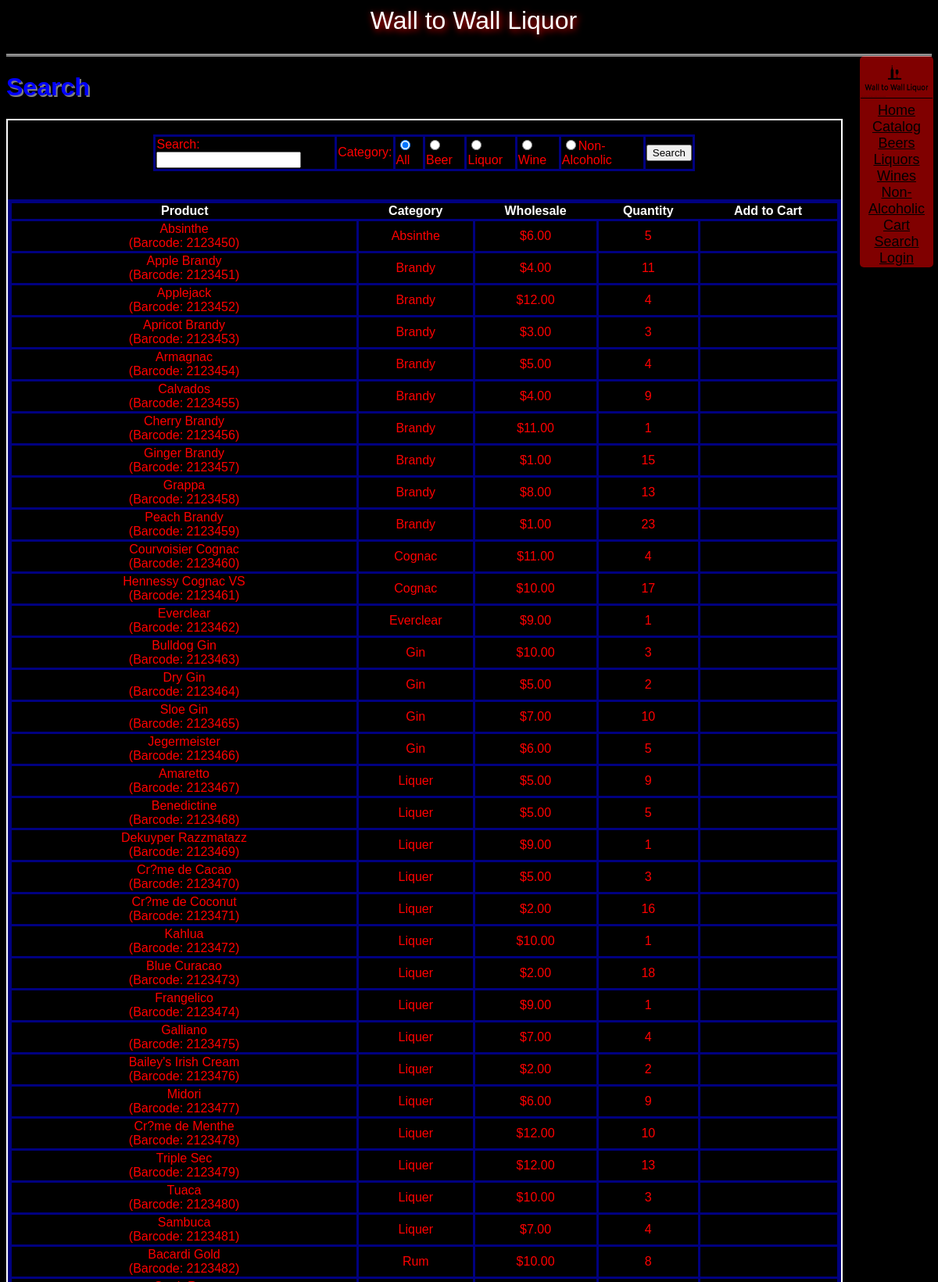
Screenshot of /search.php (upper part) with the database file from the repository.
### tables this page shows
CREATE TABLE IF NOT EXISTS `items_alcohol` (
  `barcode` int(11) NOT NULL,
  `product` varchar(255) NOT NULL,
  `price` int(11) NOT NULL,
  `stock` int(11) NOT NULL,
  `package` varchar(255) NOT NULL
);

CREATE TABLE IF NOT EXISTS `description_alcohol` (
  `barcode` int(11) NOT NULL,
  `category` varchar(255) NOT NULL,
  `sub_category` varchar(255) NOT NULL,
  `type` varchar(255) NOT NULL,
  `rating` int(11) NOT NULL,
  `rate_count` int(11) NOT NULL
);

### search.php (the view, shortened to what this page needs)
<?php
ISSET($_GET["q"]) ? $q = $_GET["q"] : $q = NULL;
ISSET($_GET["category"]) ? $type = strtolower($_GET["category"]) : $type = NULL;
$db = new PDO("mysql:host={$GLOBALS['mysql_host']};dbname={$GLOBALS['mysql_database']}", $GLOBALS["mysql_user"], $GLOBALS["mysql_password"])
or die("Unable to connect to database.");
if ($type == "non_alcoholic") {$stmt = "SELECT i.`Barcode`, `Product`,`Category`,`Price`,`Stock` FROM `items_non` as i RIGHT JOIN `description_non` as d on d.Barcode = i.Barcode WHERE `Product` LIKE :search"; }
else{$stmt = "SELECT i.`Barcode`, `Product`,`Category`,`Price`,`Stock` FROM `items_alcohol` as i RIGHT JOIN `description_alcohol` as d on d.Barcode = i.Barcode WHERE `Product` LIKE :search"; }
$sth = $db->prepare($stmt);
$sth->execute(array(':search' => '%'.$q.'%')) or die("Unable to execute");
$result = $sth->fetchAll();
echo <<< ENDL
<table class="sortable">
	<tr>
		<th>Product</th>
		<th>Category</th>
		<th>Wholesale</th>
		<th>Quantity</th>
		<th class="nj sorttable_nosort">Add to Cart</th>
	</tr>
ENDL;
foreach($result as $row) {
    echo "<tr><td>{$row["Product"]}<br />(Barcode: {$row["Barcode"]})</td><td>{$row["Category"]}</td><td>\${$row["Price"]}.00</td><td>{$row["Stock"]}</td><td></td></tr>\r\n";
}
echo "</table>";
?>

### css/site.css (style rules this page uses)
html, body, pre { font-size: medium; font-family: arial, courier, sans-serif; font-weight: normal; font-style: normal; color: white; text-align: center; background-color: black; text-overflow: ellipsis; padding-bottom: 60px; }
table { text-align: center; width: 100%; border: 5px solid navy; border-collapse: collapse; }
td { border: 3px solid navy; color: red; }

### rows the page displays
items_alcohol: product "Absinthe", barcode "2123450", description_alcohol.category "Absinthe", price "6", stock "5"
items_alcohol: product "Apple Brandy", barcode "2123451", description_alcohol.category "Brandy", price "4", stock "11"
items_alcohol: product "Applejack", barcode "2123452", description_alcohol.category "Brandy", price "12", stock "4"
items_alcohol: product "Apricot Brandy", barcode "2123453", description_alcohol.category "Brandy", price "3", stock "3"
items_alcohol: product "Armagnac", barcode "2123454", description_alcohol.category "Brandy", price "5", stock "4"
items_alcohol: product "Calvados", barcode "2123455", description_alcohol.category "Brandy", price "4", stock "9"
items_alcohol: product "Cherry Brandy", barcode "2123456", description_alcohol.category "Brandy", price "11", stock "1"
items_alcohol: product "Ginger Brandy", barcode "2123457", description_alcohol.category "Brandy", price "1", stock "15"
items_alcohol: product "Grappa", barcode "2123458", description_alcohol.category "Brandy", price "8", stock "13"
items_alcohol: product "Peach Brandy", barcode "2123459", description_alcohol.category "Brandy", price "1", stock "23"
items_alcohol: product "Courvoisier Cognac", barcode "2123460", description_alcohol.category "Cognac", price "11", stock "4"
items_alcohol: product "Hennessy Cognac VS", barcode "2123461", description_alcohol.category "Cognac", price "10", stock "17"
items_alcohol: product "Everclear", barcode "2123462", description_alcohol.category "Everclear", price "9", stock "1"
items_alcohol: product "Bulldog Gin", barcode "2123463", description_alcohol.category "Gin", price "10", stock "3"
items_alcohol: product "Dry Gin", barcode "2123464", description_alcohol.category "Gin", price "5", stock "2"
items_alcohol: product "Sloe Gin", barcode "2123465", description_alcohol.category "Gin", price "7", stock "10"
items_alcohol: product "Jegermeister", barcode "2123466", description_alcohol.category "Gin", price "6", stock "5"
items_alcohol: product "Amaretto", barcode "2123467", description_alcohol.category "Liquer", price "5", stock "9"
items_alcohol: product "Benedictine", barcode "2123468", description_alcohol.category "Liquer", price "5", stock "5"
items_alcohol: product "Dekuyper Razzmatazz", barcode "2123469", description_alcohol.category "Liquer", price "9", stock "1"
items_alcohol: product "Cr?me de Cacao", barcode "2123470", description_alcohol.category "Liquer", price "5", stock "3"
items_alcohol: product "Cr?me de Coconut", barcode "2123471", description_alcohol.category "Liquer", price "2", stock "16"
items_alcohol: product "Kahlua", barcode "2123472", description_alcohol.category "Liquer", price "10", stock "1"
items_alcohol: product "Blue Curacao", barcode "2123473", description_alcohol.category "Liquer", price "2", stock "18"
items_alcohol: product "Frangelico", barcode "2123474", description_alcohol.category "Liquer", price "9", stock "1"
items_alcohol: product "Galliano", barcode "2123475", description_alcohol.category "Liquer", price "7", stock "4"
items_alcohol: product "Bailey's Irish Cream", barcode "2123476", description_alcohol.category "Liquer", price "2", stock "2"
items_alcohol: product "Midori", barcode "2123477", description_alcohol.category "Liquer", price "6", stock "9"
items_alcohol: product "Cr?me de Menthe", barcode "2123478", description_alcohol.category "Liquer", price "12", stock "10"
items_alcohol: product "Triple Sec", barcode "2123479", description_alcohol.category "Liquer", price "12", stock "13"
items_alcohol: product "Tuaca", barcode "2123480", description_alcohol.category "Liquer", price "10", stock "3"
items_alcohol: product "Sambuca", barcode "2123481", description_alcohol.category "Liquer", price "7", stock "4"
items_alcohol: product "Bacardi Gold", barcode "2123482", description_alcohol.category "Rum", price "10", stock "8"

### other values shown
$pageTitle "Search"
